Frame 1 (no input): blank canvas, image omitted
Frame 60 (the mouse pressed at the canvas centre just before this capture): blank canvas, image omitted
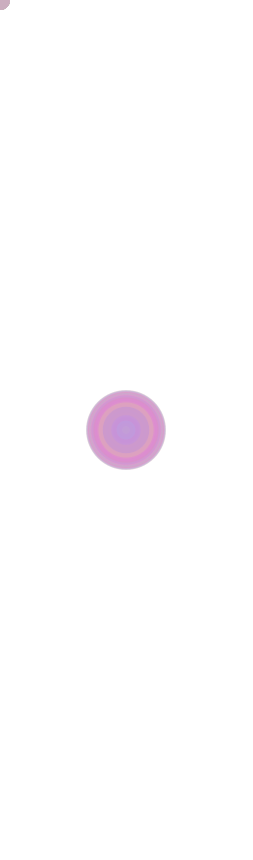
Frame 120 (the mouse held since frame 60 and released just before this capture)

The Processing sketch whose frames 1 and 60 were blank and that drew this single picture after the mouse press (run headless with seeded random() and noise(); from frame 60 on, the mouse is pressed at the canvas centre):

// Processing sketch: processing_176285
// ── processing_176285.pde

int counter;

void setup() {  //setup function called initially, only once
  size(253, 860);
  background(255);  //set background white
  colorMode(HSB);   //set colors to Hue, Saturation, Brightness mode
  counter = 0;
}

void draw() {  //draw function loops 
  counter++;
  noStroke();
  fill(random(275),130,955,50);
  
  if(mousePressed == false) { //add some interaction
    ellipse(mouseY, mouseX, 20, 20);
  }
  else {
    ellipse(width/2, height/2, 80*sin(counter), 80*sin(counter));
  }
}
